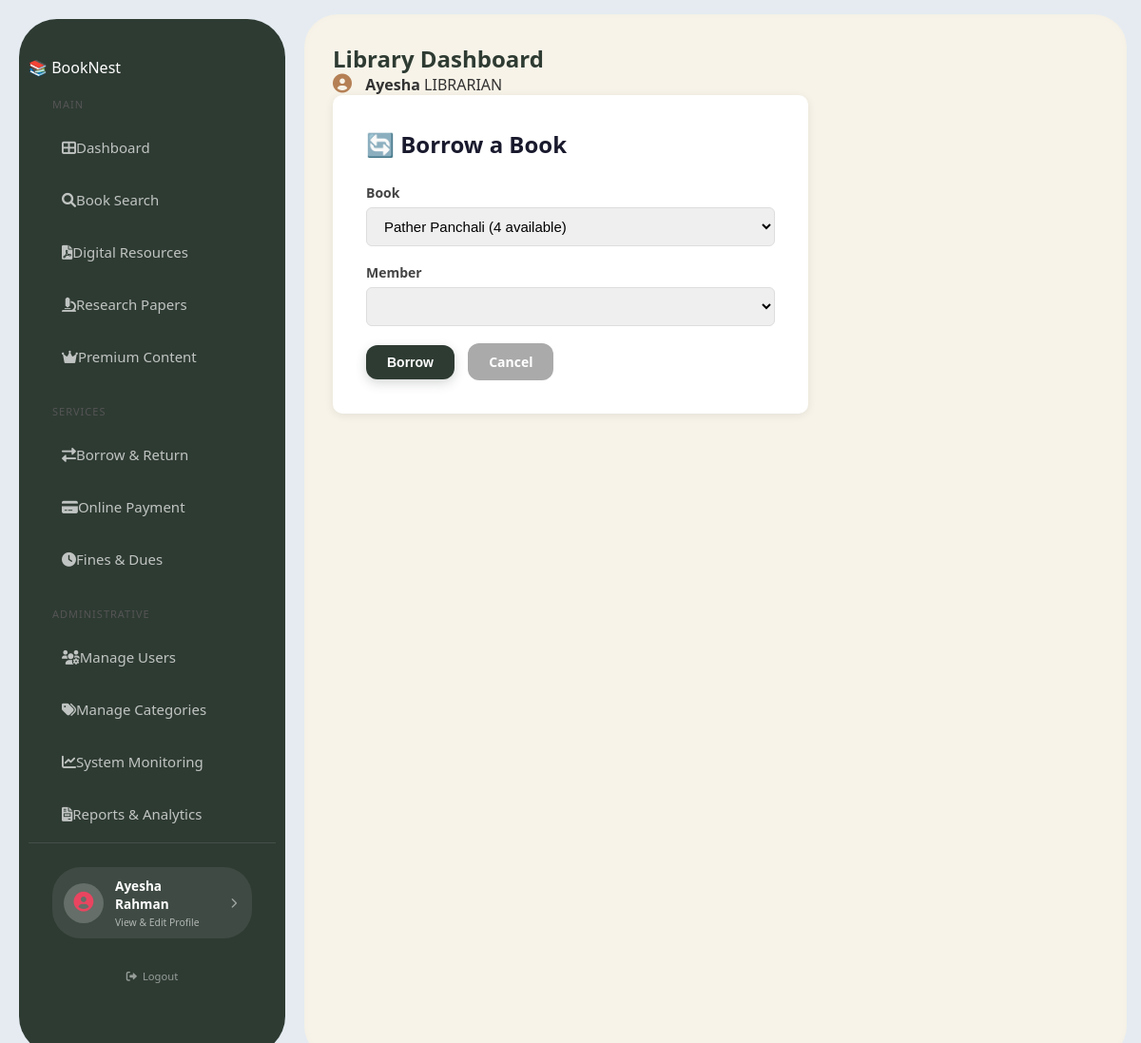
/borrow/ (signed in), run on the app's committed database.
### library/models.py (models this page shows, shortened)
class User(AbstractUser):
    ADMIN = 'admin'
    LIBRARIAN = 'librarian'
    REGULAR_USER = 'user'
    ROLE_CHOICES = [
        (ADMIN, 'Administrator'),
        (LIBRARIAN, 'Librarian'),
        (REGULAR_USER, 'Regular User'),
    ]
    role = models.CharField(max_length=20, choices=ROLE_CHOICES, default=REGULAR_USER)
    phone = models.CharField(max_length=15, null=True, blank=True)
    profile_picture = models.ImageField(upload_to='profiles/', null=True, blank=True)
    date_of_birth = models.DateField(null=True, blank=True)
    bio = models.TextField(null=True, blank=True)
    def get_full_name(self):
        if self.first_name and self.last_name:
            return f"{self.first_name} {self.last_name}"
        return self.username

### library/views.py (the view, shortened to what this page needs)
# urls.py: path('borrow/', views.borrow_book, name='borrow_book'),
@login_required
@user_passes_test(is_librarian_or_admin, login_url='/')
def borrow_book(request):
    return render(request, 'library/borrow_form.html', {
        'books': Book.objects.filter(available_copies__gt=0),
        'members': User.objects.filter(role=User.REGULAR_USER)
    })

### library/views.py (called while the page is built)
def is_librarian_or_admin(user):
    return user.is_authenticated and (
        user.role in [User.LIBRARIAN, User.ADMIN] or user.is_superuser
    )

### library/templates/library/borrow_form.html (shortened to what this page needs)
{% extends 'library/base.html' %}
{% block content %}
<div class="form-box">
    <h2>🔄 Borrow a Book</h2>
    <form method="POST">
        <div class="form-group">
            <label>Book</label>
            <select name="book" required>
                {% for book in books %}
                <option value="{{ book.pk }}">{{ book.title }} ({{ book.available_copies }} available)</option>
                {% endfor %}
            </select>
        </div>
        <div class="form-group">
            <label>Member</label>
            <select name="member" required>
                {% for member in members %}
                <option value="{{ member.pk }}">{{ member.name }}</option>
                {% endfor %}
            </select>
        </div>
        <button type="submit" class="btn btn-primary">Borrow</button>
        <a href="{% url 'borrow_list' %}" class="btn" style="background:#aaa; color:white; margin-left:10px;">Cancel</a>
    </form>
</div>
{% endblock %}

### library/templates/library/base.html (shortened to what this page needs)
{% load static %}
<!DOCTYPE html>
<html lang="en">
<head>
    <link rel="stylesheet" href="{% static 'library/css/style.css' %}">
    <link rel="stylesheet" href="https://cdnjs.cloudflare.com/ajax/libs/font-awesome/6.0.0/css/all.min.css">
</head>
<body>
<div class="layout">
    <aside class="sidebar">
        <div class="logo">📚 <span>Book</span>Nest</div>
        <div class="menu-section">
            <div class="menu-title">Main</div>
            <a href="{% url 'home' %}" class="menu-item"><i class="fas fa-th-large"></i> Dashboard</a>
            <a href="{% url 'book_list' %}" class="menu-item"><i class="fas fa-search"></i> Book Search</a>
            <a href="{% url 'digital_resources' %}" class="menu-item"><i class="fas fa-file-pdf"></i> Digital Resources</a>
            <a href="{% url 'research_papers' %}" class="menu-item"><i class="fas fa-microscope"></i> Research Papers</a>
            <a href="{% url 'premium_content' %}" class="menu-item premium"><i class="fas fa-crown"></i> Premium Content</a>
        </div>
        <div class="menu-section">
            <div class="menu-title">Services</div>
            <a href="{% url 'borrow_list' %}" class="menu-item"><i class="fas fa-exchange-alt"></i> Borrow & Return</a>
            <a href="{% url 'online_payment' %}" class="menu-item"><i class="fas fa-credit-card"></i> Online Payment</a>
            <a href="{% url 'fines_dues' %}" class="menu-item"><i class="fas fa-clock"></i> Fines & Dues</a>
        </div>
        {% if user.role == 'admin' or user.role == 'librarian' %}
        <div class="menu-section">
            <div class="menu-title">Administrative</div>
            <a href="{% url 'member_list' %}" class="menu-item"><i class="fas fa-users-cog"></i> Manage Users</a>
            <a href="{% url 'category_list' %}" class="menu-item"><i class="fas fa-tags"></i> Manage Categories</a>
            <a href="{% url 'system_monitoring' %}" class="menu-item"><i class="fas fa-chart-line"></i> System Monitoring</a>
            <a href="{% url 'reports_analytics' %}" class="menu-item"><i class="fas fa-file-invoice"></i> Reports & Analytics</a>
        </div>
        {% endif %}
        <div class="profile-sidebar-section" style="margin-top: auto; padding: 20px 15px 15px 15px; border-top: 1px solid rgba(255,255,255,0.1);">
            <a href="{% url 'manage_profile' %}" class="profile-link-card" style="display: flex; align-items: center; gap: 12px; background: rgba(255,255,255,0.08); border-radius: 30px; padding: 10px 16px 10px 12px; text-decoration: none; transition: all 0.3s ease;">
                <div class="avatar-icon" style="width: 42px; height: 42px; background: rgba(255,255,255,0.2); border-radius: 50%; display: flex; align-items: center; justify-content: center; color: #e94560; font-size: 1.3rem;">
                    <i class="fas fa-user-circle"></i>
                </div>
                <div class="profile-info-text" style="flex: 1;">
                    <div class="profile-name" style="font-weight: 700; font-size: 0.85rem; color: #ffffff; margin-bottom: 3px;">
                        {% if user.is_authenticated %}
                            {{ user.get_full_name|default:user.username }}
                        {% else %}
                            My Profile
                        {% endif %}
                    </div>
                    <div class="profile-role" style="font-size: 0.65rem; color: rgba(255,255,255,0.6);">
                        View & Edit Profile
                    </div>
                </div>
                <i class="fas fa-chevron-right" style="font-size: 11px; color: rgba(255,255,255,0.5);"></i>
            </a>
            <div style="margin-top: 12px; text-align: center;">
                <a href="{% url 'logout' %}" style="color: rgba(255,255,255,0.5); text-decoration: none; font-size: 0.7rem; display: inline-flex; align-items: center; gap: 6px;">
                    <i class="fas fa-sign-out-alt"></i> <span>Logout</span>
                </a>
            </div>
        </div>
    </aside>
    <main class="main-container">
        <header class="top-nav">
            <h2 style="font-size: 24px; font-weight: 800; color: #2e3b33;">Library Dashboard</h2>
            <div class="user-profile">
                <i class="fas fa-user-circle" style="font-size: 20px; color: #b58055;"></i>
                <span style="margin-left: 10px; font-weight: 600;">{{ user.username }}</span>
                <span class="role-tag">{{ user.role|upper }}</span>
            </div>
        </header>
        {% block content %}{% endblock %}
    </main>
</div>
</body>
</html>

### library/static/library/css/style.css (style rules this page uses)
* { margin: 0; padding: 0; box-sizing: border-box; }
body { font-family: 'Segoe UI', sans-serif; background: #e5ebf1; color: #333; }
.layout { display: flex; min-height: calc(100vh - 60px); }
.sidebar { width: 280px; background: #2e3b33; padding: 40px 10px; margin: 20px; border-radius: 40px; color: white; display: flex; flex-direction: column; }
.sidebar a { display: flex; align-items: center; color: rgba(255, 255, 255, 0.7); text-decoration: none; padding: 15px 25px; font-size: 15px; border-radius: 15px; margin: 5px 10px; transition: 0.3s; }
.sidebar .menu-title { color: #555; font-size: 11px; text-transform: uppercase; padding: 20px 25px 8px; letter-spacing: 1px; }
.profile-sidebar-section { margin-top: auto; padding: 20px 15px 25px 15px; border-top: 1px solid rgba(255, 255, 255, 0.15); }
.profile-link-card { display: flex; align-items: center; gap: 12px; background: rgba(255, 255, 255, 0.08); border-radius: 30px; padding: 10px 16px 10px 12px; text-decoration: none; transition: all 0.3s ease; }
.avatar-icon { width: 42px; height: 42px; background: rgba(255, 255, 255, 0.2); border-radius: 50%; display: flex; align-items: center; justify-content: center; color: #e94560; font-size: 1.3rem; }
.profile-info-text { flex: 1; }
.profile-name { font-weight: 700; font-size: 0.85rem; color: #ffffff; margin-bottom: 3px; }
.profile-role { font-size: 0.65rem; color: rgba(255, 255, 255, 0.6); }
.main-container { flex: 1; background: #f7f3e8; margin: 15px 15px 15px 0; border-radius: 35px; padding: 30px; box-shadow: inset 0 0 10px rgba(0, 0, 0, 0.02); }
.btn { padding: 10px 22px; border: none; border-radius: 12px; cursor: pointer; font-size: 14px; font-weight: 600; text-decoration: none; display: inline-block; transition: all 0.3s ease; }
.btn-primary { background: #2e3b33; color: white; box-shadow: 0 4px 12px rgba(46, 59, 51, 0.2); }
.form-box { background: white; border-radius: 10px; padding: 35px; box-shadow: 0 2px 10px rgba(0, 0, 0, 0.08); max-width: 500px; }
.form-box h2 { margin-bottom: 25px; color: #1a1a2e; }
.form-group { margin-bottom: 18px; }
.form-group label { display: block; margin-bottom: 6px; font-weight: 600; color: #444; font-size: 14px; }
.form-group input, .form-group select, .form-group textarea { width: 100%; padding: 10px 14px; border: 1px solid #ddd; border-radius: 6px; font-size: 15px; outline: none; }
:root { --gold: #c9a84c; --gold-light: #f0d080; --gold-bg: #fdf6e3; --card-bg: #ffffff; --text-dark: #1a2e2a; --text-muted: #6b7c76; --border: #e4ddd0; --success: #2d6a4f; --danger: #8b1a1a; }

### data on the page
User: get_full_name "Ayesha Rahman", username "Ayesha", role "LIBRARIAN"

### other printed values
form field book "Pather Panchali (4 available)"
